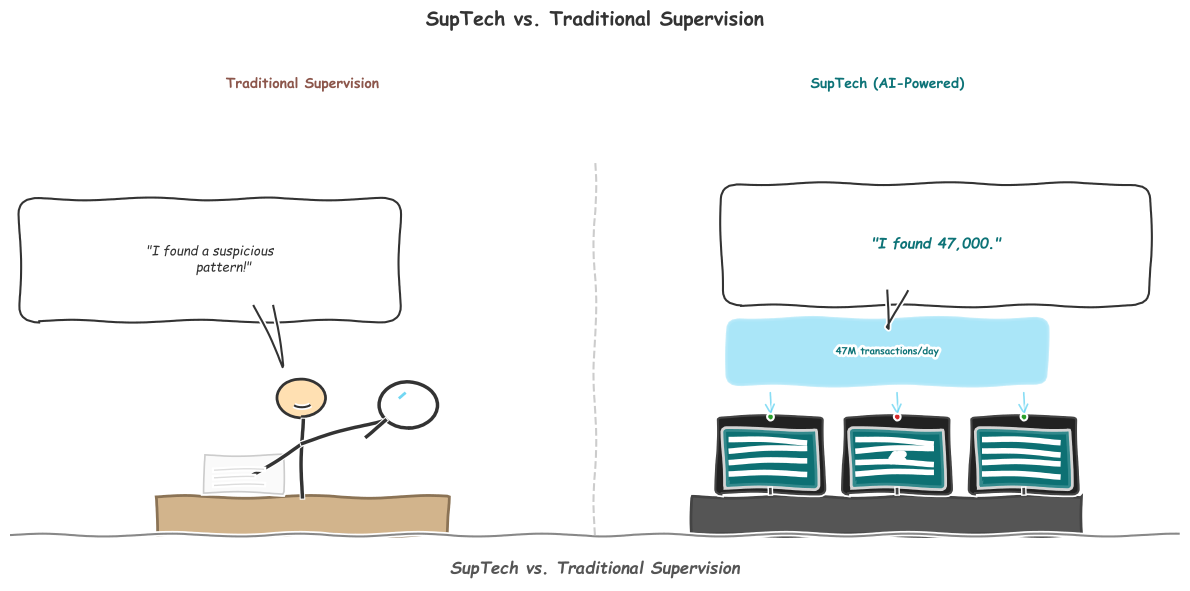

The Python source for this figure:
"""
Figure 12: Closing Cartoon - SupTech vs. Traditional Supervision
XKCD-style cartoon: Two regulators side by side -- human with magnifying glass
examining one transaction, AI on multiple screens monitoring millions.
"""
import sys
import os
sys.path.insert(0, os.path.join(os.path.dirname(__file__), '..', '..', '_shared'))

import matplotlib
matplotlib.use('Agg')
import matplotlib.pyplot as plt
import matplotlib.patches as mpatches
from matplotlib.patches import FancyBboxPatch, Rectangle
import numpy as np

try:
    from chart_styles import V4_COLORS, apply_v4_style, save_chart
except ImportError:
    V4_COLORS = {
        'MLPURPLE': '#9467BD', 'MLBLUE': '#1F77B4', 'MLRED': '#D62728',
        'MLORANGE': '#FF7F0E', 'MLGREEN': '#2CA02C', 'MLGRAY': '#7F7F7F',
        'MLTEAL': '#0D7377', 'MLCYAN': '#14BDEB', 'MLYELLOW': '#BCBD22',
        'MLPINK': '#E377C2', 'MLBROWN': '#8C564B',
    }
    def apply_v4_style(ax, title='', xlabel='', ylabel=''):
        ax.set_title(title, fontsize=14, fontweight='bold', pad=15, color='#333333')
        if xlabel: ax.set_xlabel(xlabel, fontsize=11, color='#555555')
        if ylabel: ax.set_ylabel(ylabel, fontsize=11, color='#555555')
        ax.spines['top'].set_visible(False)
        ax.spines['right'].set_visible(False)
        ax.spines['left'].set_color('#CCCCCC')
        ax.spines['bottom'].set_color('#CCCCCC')
        ax.tick_params(colors='#555555', labelsize=9)
        ax.set_facecolor('white')
        return ax
    def save_chart(fig, filename='cartoon.pdf', dpi=300):
        fig.tight_layout()
        fig.savefig(filename, format='pdf', bbox_inches='tight', dpi=dpi, facecolor='white')
        plt.close(fig)
        print(f'Saved: {filename}')

CHART_METADATA = {
    'title': 'SupTech vs. Traditional Supervision',
    'type': 'cartoon',
    'section': 'Closing',
    'lecture_number': 4,
}

with plt.xkcd():
    fig, ax = plt.subplots(1, 1, figsize=(12, 6))
    ax.set_xlim(0, 12)
    ax.set_ylim(0, 7)
    ax.axis('off')
    fig.patch.set_facecolor('white')

    # Ground line
    ax.plot([0, 12], [0.6, 0.6], color='#888888', linewidth=1.5)

    # Divider
    ax.plot([6, 6], [0.6, 5.5], color='#CCCCCC', linewidth=1.5, linestyle='--')
    ax.text(3.0, 6.5, 'Traditional Supervision', ha='center', va='center',
            fontsize=10, fontweight='bold', color=V4_COLORS['MLBROWN'])
    ax.text(9.0, 6.5, 'SupTech (AI-Powered)', ha='center', va='center',
            fontsize=10, fontweight='bold', color=V4_COLORS['MLTEAL'])

    # ===== LEFT SIDE: Human regulator =====
    hx, hy = 3.0, 0.6

    # Desk
    desk_l = Rectangle((1.5, hy), 3.0, 0.5,
                         facecolor='#D2B48C', edgecolor='#8B7355', linewidth=2)
    ax.add_patch(desk_l)

    # Person behind desk
    # Legs (hidden behind desk)
    # Torso
    ax.plot([hx, hx], [hy + 0.5, hy + 1.5], color='#333333', linewidth=2.5)
    # Arms - right arm holding magnifying glass
    ax.plot([hx, hx - 0.5], [hy + 1.2, hy + 0.8], color='#333333', linewidth=2.5)
    ax.plot([hx, hx + 0.8], [hy + 1.2, hy + 1.5], color='#333333', linewidth=2.5)
    # Head
    head = plt.Circle((hx, hy + 1.8), 0.25, facecolor='#FFE0B2',
                       edgecolor='#333333', linewidth=2)
    ax.add_patch(head)
    # Smile
    smile = mpatches.Arc((hx, hy + 1.73), 0.2, 0.12, angle=0,
                           theta1=200, theta2=340, color='#333333', linewidth=1.5)
    ax.add_patch(smile)

    # Magnifying glass
    glass = plt.Circle((hx + 1.1, hy + 1.7), 0.3, facecolor='none',
                         edgecolor='#333333', linewidth=2.5)
    ax.add_patch(glass)
    # Glass handle
    ax.plot([hx + 0.85, hx + 0.65], [hy + 1.5, hy + 1.3], color='#333333', linewidth=2.5)
    # Glass shine
    ax.plot([hx + 1.0, hx + 1.05], [hy + 1.8, hy + 1.85],
            color=V4_COLORS['MLCYAN'], linewidth=2, alpha=0.6)

    # Single document on desk
    doc = Rectangle((2.0, hy + 0.55), 0.8, 0.5,
                      facecolor='#FAFAFA', edgecolor='#CCCCCC', linewidth=1.2)
    ax.add_patch(doc)
    ax.plot([2.1, 2.6], [hy + 0.85, hy + 0.85], color='#DDDDDD', linewidth=1)
    ax.plot([2.1, 2.5], [hy + 0.75, hy + 0.75], color='#DDDDDD', linewidth=1)
    ax.plot([2.1, 2.6], [hy + 0.65, hy + 0.65], color='#DDDDDD', linewidth=1)

    # Speech bubble (human)
    bubble_h = FancyBboxPatch((0.3, 3.6), 3.5, 1.2,
                               boxstyle="round,pad=0.2",
                               facecolor='white', edgecolor='#333333', linewidth=1.5)
    ax.add_patch(bubble_h)
    ax.text(2.05, 4.2, '"I found a suspicious\n       pattern!"',
            ha='center', va='center', fontsize=9.5, fontstyle='italic',
            color='#333333')
    ax.plot([2.5, 2.8, 2.7], [3.6, 2.8, 3.6], color='#333333', linewidth=1.5)

    # ===== RIGHT SIDE: AI system =====
    rx, ry = 9.0, 0.6

    # Desk/console
    desk_r = Rectangle((7.0, ry), 4.0, 0.5,
                         facecolor='#555555', edgecolor='#444444', linewidth=2)
    ax.add_patch(desk_r)

    # Multiple screens (3 monitors)
    screen_positions = [(7.3, ry + 0.6), (8.6, ry + 0.6), (9.9, ry + 0.6)]
    for sx, sy in screen_positions:
        # Monitor frame
        monitor = FancyBboxPatch((sx, sy), 1.0, 0.9,
                                  boxstyle="round,pad=0.05",
                                  facecolor='#222222', edgecolor='#444444',
                                  linewidth=1.5)
        ax.add_patch(monitor)
        # Screen
        screen = FancyBboxPatch((sx + 0.05, sy + 0.05), 0.9, 0.7,
                                  boxstyle="round,pad=0.02",
                                  facecolor=V4_COLORS['MLTEAL'],
                                  edgecolor='none', alpha=0.8)
        ax.add_patch(screen)
        # Data visualization lines on screen
        for line_y in [sy + 0.2, sy + 0.35, sy + 0.5, sy + 0.65]:
            ax.plot([sx + 0.1, sx + 0.85],
                    [line_y, line_y + np.random.uniform(-0.05, 0.05)],
                    color='white', linewidth=0.8, alpha=0.7)
        # Monitor stand
        ax.plot([sx + 0.5, sx + 0.5], [sy, sy - 0.05], color='#444444', linewidth=2)

    # Robot/AI indicator on middle screen
    ax.text(9.1, ry + 1.0, 'AI', ha='center', va='center',
            fontsize=8, fontweight='bold', color='white')

    # Glowing status lights
    for i, (sx, _) in enumerate(screen_positions):
        status_color = V4_COLORS['MLGREEN'] if i != 1 else V4_COLORS['MLRED']
        ax.plot(sx + 0.5, ry + 1.55, 'o', color=status_color, markersize=3)

    # Data stream arrows flowing into screens
    for sx, sy in screen_positions:
        ax.annotate('', xy=(sx + 0.5, sy + 0.95),
                    xytext=(sx + 0.5, sy + 1.3),
                    arrowprops=dict(arrowstyle='->', color=V4_COLORS['MLCYAN'],
                                    lw=1.2, alpha=0.5))

    # Cloud of data above
    cloud = FancyBboxPatch((7.5, 2.7), 3.0, 0.6,
                            boxstyle="round,pad=0.15",
                            facecolor=V4_COLORS['MLCYAN'], edgecolor='white',
                            linewidth=1.5, alpha=0.2)
    ax.add_patch(cloud)
    ax.text(9.0, 3.0, '47M transactions/day', ha='center', va='center',
            fontsize=7, color=V4_COLORS['MLTEAL'], fontweight='bold')

    # Speech bubble (AI)
    bubble_a = FancyBboxPatch((7.5, 3.8), 4.0, 1.2,
                               boxstyle="round,pad=0.2",
                               facecolor='white', edgecolor='#333333', linewidth=1.5)
    ax.add_patch(bubble_a)
    ax.text(9.5, 4.4, '"I found 47,000."',
            ha='center', va='center', fontsize=10.5, fontstyle='italic',
            color=V4_COLORS['MLTEAL'], fontweight='bold')
    ax.plot([9.0, 9.0, 9.2], [3.8, 3.3, 3.8], color='#333333', linewidth=1.5)

    # Caption at bottom
    ax.text(6.0, 0.15,
            'SupTech vs. Traditional Supervision',
            ha='center', va='center', fontsize=12, fontweight='bold',
            color='#555555', fontstyle='italic')

    ax.set_title('SupTech vs. Traditional Supervision',
                 fontsize=14, fontweight='bold', pad=15, color='#333333')

output_path = os.path.join(os.path.dirname(__file__), 'cartoon.pdf')
save_chart(fig, output_path)
